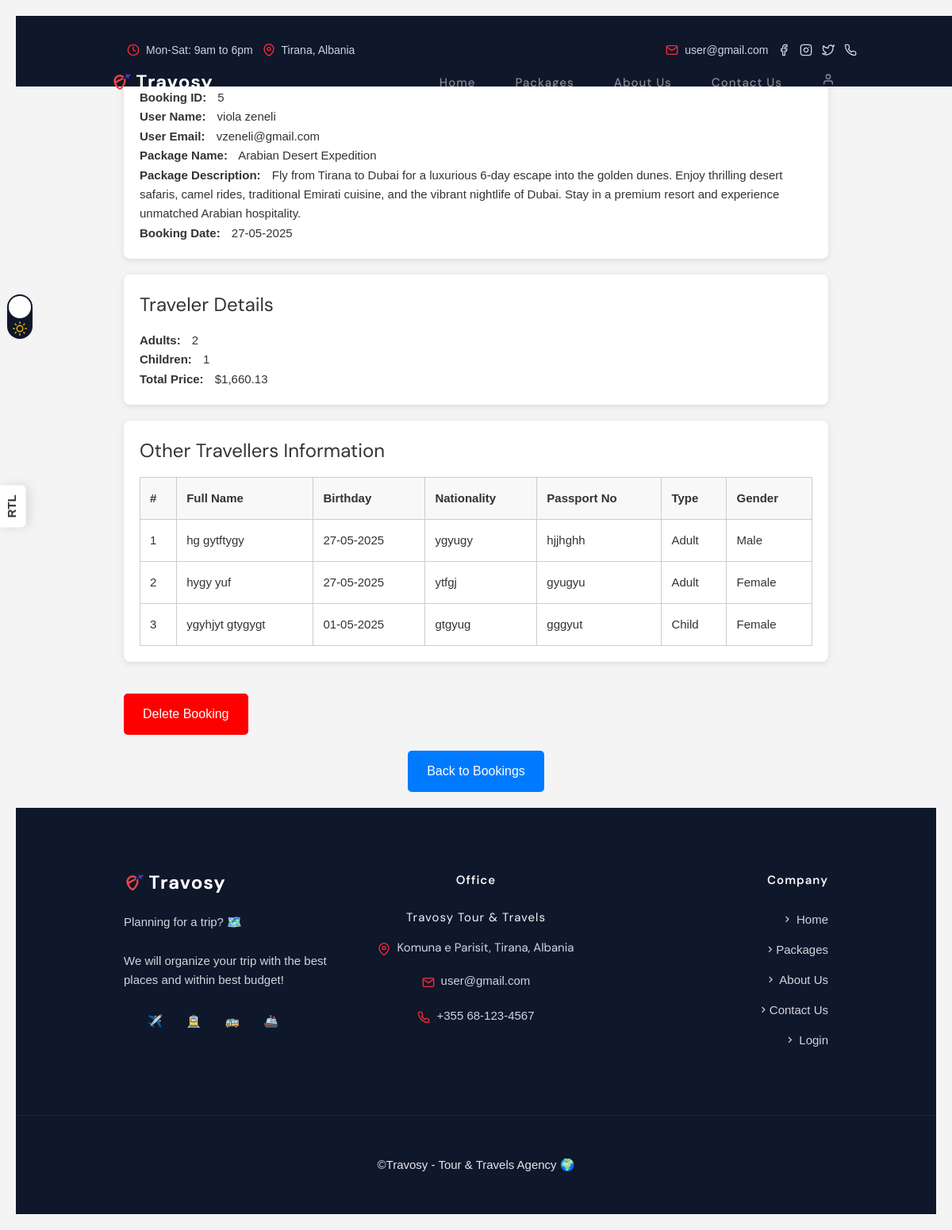
The page /admin/all-users-book.php?id=5 (signed in) on the database its author committed.
### tables this page shows
CREATE TABLE `bookings` (
  `booking_id` int(11) NOT NULL,
  `user_id` int(11) NOT NULL,
  `package_id` int(11) NOT NULL,
  `date_booked` datetime NOT NULL DEFAULT current_timestamp(),
  `personalised_price` decimal(10,2) NOT NULL,
  `nr_adults` int(11) NOT NULL DEFAULT 1,
  `nr_children` int(11) NOT NULL DEFAULT 0
);

CREATE TABLE `users` (
  `user_id` int(11) NOT NULL,
  `username` varchar(50) NOT NULL,
  `email` varchar(255) NOT NULL,
  `password_hash` varchar(255) NOT NULL,
  `first_name` varchar(100) NOT NULL,
  `last_name` varchar(100) NOT NULL,
  `birthday` date DEFAULT NULL,
  `passport_number` varchar(50) DEFAULT NULL,
  `gender` enum('male','female','other') DEFAULT NULL,
  `nationality` varchar(100) DEFAULT NULL,
  `phone` varchar(20) DEFAULT NULL,
  `role` enum('user','admin') NOT NULL DEFAULT 'user',
  `created_at` datetime NOT NULL DEFAULT current_timestamp(),
  `profile_pic` varchar(2083) DEFAULT '/images/client/default.jpg'
);

CREATE TABLE `packages` (
  `package_id` int(11) NOT NULL,
  `departure_city` varchar(100) NOT NULL,
  `destination_city` varchar(100) NOT NULL,
  `name` varchar(150) NOT NULL,
  `description` text DEFAULT NULL,
  `transport_type` enum('bus','flight','train','ship','mixed') NOT NULL,
  `accommodation_type` enum('hotel','airbnb','resort') NOT NULL,
  `hotel_name` varchar(150) DEFAULT NULL,
  `num_nights` int(11) NOT NULL,
  `num_days` int(11) NOT NULL,
  `departure_date` date NOT NULL,
  `return_date` date NOT NULL,
  `base_price` decimal(10,2) NOT NULL,
  `includes_meals` tinyint(1) DEFAULT 0,
  `includes_tour_guide` tinyint(1) DEFAULT 0,
  `max_capacity` int(11) NOT NULL,
  `img1` varchar(2083) DEFAULT NULL,
  `img2` varchar(2083) DEFAULT NULL,
  `img3` varchar(2083) DEFAULT NULL,
  `img4` varchar(2083) DEFAULT NULL,
  `status` enum('active','inactive') DEFAULT 'active',
  `created_at` datetime NOT NULL DEFAULT current_timestamp()
);

CREATE TABLE `other_travellers` (
  `traveller_id` int(11) NOT NULL,
  `booking_id` int(11) NOT NULL,
  `name` varchar(100) NOT NULL,
  `surname` varchar(100) NOT NULL,
  `birthday` date DEFAULT NULL,
  `nationality` varchar(100) DEFAULT NULL,
  `passport_number` varchar(50) DEFAULT NULL,
  `traveller_type` enum('child','adult') NOT NULL,
  `gender` enum('male','female','other') DEFAULT NULL
);

### admin/all-users-book.php (the view, shortened to what this page needs)
<?php
    $base_dir = __DIR__ . '/../';
    include '../config.php';
    if (isset($_GET['id']) && is_numeric($_GET['id'])) {
        $booking_id = $_GET['id'];
    } else {
        header("Location: admin-viewBookings.php");
        exit();
    }
    $query = "SELECT b.*, u.first_name, u.last_name, u.email, p.name AS package_name, p.description AS package_description
            FROM bookings b
            LEFT JOIN users u ON b.user_id = u.user_id
            LEFT JOIN packages p ON b.package_id = p.package_id
            WHERE b.booking_id = $booking_id";
    $result = mysqli_query($conn, $query);
    $booking = mysqli_fetch_assoc($result);
    $travellers_query = "SELECT * FROM other_travellers WHERE booking_id = $booking_id";
    $travellers_result = mysqli_query($conn, $travellers_query);
?>
<!DOCTYPE html>
<html lang="en">
<head>
</head>
<body id="body">
<div class="container">
    <div class="detail-box">
        <h3>Booking Information</h3>
        <p><span class="label">Booking ID:</span> <?= $booking['booking_id'] ?></p>
        <p><span class="label">User Name:</span> <?= $booking['first_name'] . ' ' . $booking['last_name'] ?></p>
        <p><span class="label">User Email:</span> <?= $booking['email'] ?></p>
        <p><span class="label">Package Name:</span> <?= $booking['package_name'] ?></p>
        <p><span class="label">Package Description:</span> <?= $booking['package_description'] ?></p>
        <p><span class="label">Booking Date:</span> <?= date('d-m-Y', strtotime($booking['date_booked'])) ?></p>
    </div>
    <div class="detail-box">
        <h3>Traveler Details</h3>
        <p><span class="label">Adults:</span> <?= $booking['nr_adults'] ?></p>
        <p><span class="label">Children:</span> <?= $booking['nr_children'] ?></p>
        <p><span class="label">Total Price:</span> $<?= number_format($booking['personalised_price'], 2) ?></p>
    </div>
    <div class="detail-box">
        <h3>Other Travellers Information</h3>
        <?php if (mysqli_num_rows($travellers_result) > 0): ?>
            <table>
                <thead>
                    <tr>
                        <th>#</th>
                        <th>Full Name</th>
                        <th>Birthday</th>
                        <th>Nationality</th>
                        <th>Passport No</th>
                        <th>Type</th>
                        <th>Gender</th>
                    </tr>
                </thead>
                <tbody>
                    <?php $i = 1; while ($traveller = mysqli_fetch_assoc($travellers_result)): ?>
                        <tr>
                            <td><?= $i++ ?></td>
                            <td><?= $traveller['name'] . ' ' . $traveller['surname'] ?></td>
                            <td><?= $traveller['birthday'] ? date('d-m-Y', strtotime($traveller['birthday'])) : '-' ?></td>
                            <td><?= $traveller['nationality'] ?></td>
                            <td><?= $traveller['passport_number'] ?></td>
                            <td><?= ucfirst($traveller['traveller_type']) ?></td>
                            <td><?= ucfirst($traveller['gender']) ?></td>
                        </tr>
                    <?php endwhile; ?>
                </tbody>
            </table>
        <?php else: ?>
            <p>No other travellers found for this booking.</p>
        <?php endif; ?>
    </div>
    <form action="view-booking-details.php?id=<?= $booking['booking_id'] ?>" method="POST">
        <input type="submit" name="delete" value="Delete Booking" class="delete-button" onclick="return confirm('Are you sure you want to delete this booking?');">
    </form>
    <div class="text-center">
        <a href="admin-viewBookings.php" class="button">Back to Bookings</a>
    </div>
</div>
</body>
</html>
<?php
include $base_dir . 'Base/style/base.php';
?>

### admin/all-users-book.php (style rules this page uses)
body { font-family: Arial, sans-serif; padding: 20px; background-color: #f4f4f4; color: #333; }
.container { width: 80%; margin: auto; padding: 20px; }
.detail-box { background-color: #fff; padding: 20px; margin-bottom: 20px; border-radius: 8px; box-shadow: 0 2px 8px rgba(0,0,0,0.1); }
.detail-box h3 { font-size: 24px; margin-bottom: 15px; }
.label { font-weight: bold; margin-right: 10px; }
.delete-button { padding: 12px 24px; background-color: red; color: white; border: none; border-radius: 5px; font-size: 16px; cursor: pointer; margin-top: 20px; }
.button { padding: 12px 24px; background-color: #007bff; color: white; border: none; border-radius: 5px; text-decoration: none; font-size: 16px; margin-top: 20px; display: inline-block; }
table { width: 100%; border-collapse: collapse; margin-top: 10px; }
table th, table td { padding: 12px; border: 1px solid #ccc; text-align: left; }
table th { background-color: #f8f8f8; }

### rows shown on the page
bookings: booking_id "5", user.first_name "viola", user.last_name "zeneli", user.email "vzeneli@gmail.com", package.name "Arabian Desert Expedition", package.description "Fly from Tirana to Dubai for a luxurious 6-day escape into the golden dunes. Enjoy thrilling desert safaris, camel rides, traditional Emirati cuisine, and the vibrant nightlife of Dubai. Stay in a premium resort and experience unmatched Arabian hospitality.", date_booked "27-05-2025", nr_adults "2", nr_children "1", personalised_price "1,660.13"
other_travellers: name "hg", surname "gytftygy", birthday "27-05-2025", nationality "ygyugy", passport_number "hjjhghh", traveller_type "Adult", gender "Male"
other_travellers: name "hygy", surname "yuf", birthday "27-05-2025", nationality "ytfgj", passport_number "gyugyu", traveller_type "Adult", gender "Female"
other_travellers: name "ygyhjyt", surname "gtygygt", birthday "01-05-2025", nationality "gtgyug", passport_number "gggyut", traveller_type "Child", gender "Female"
